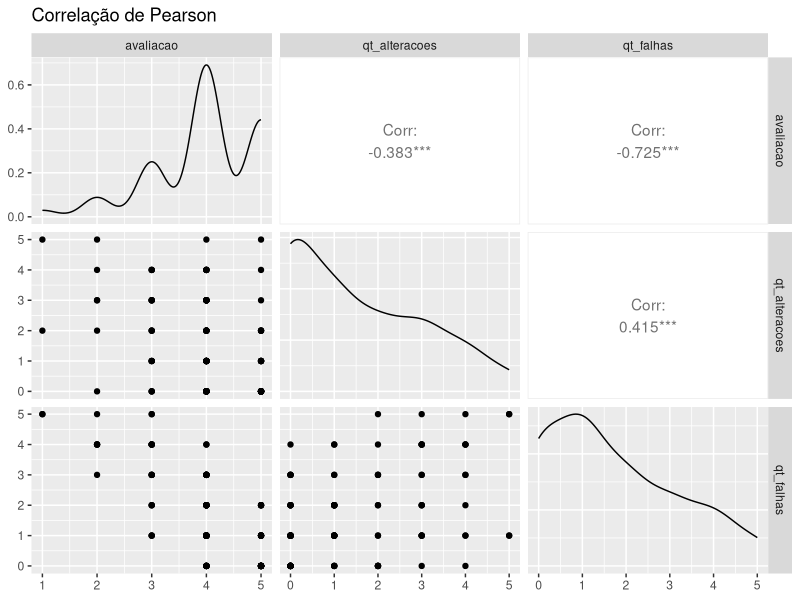
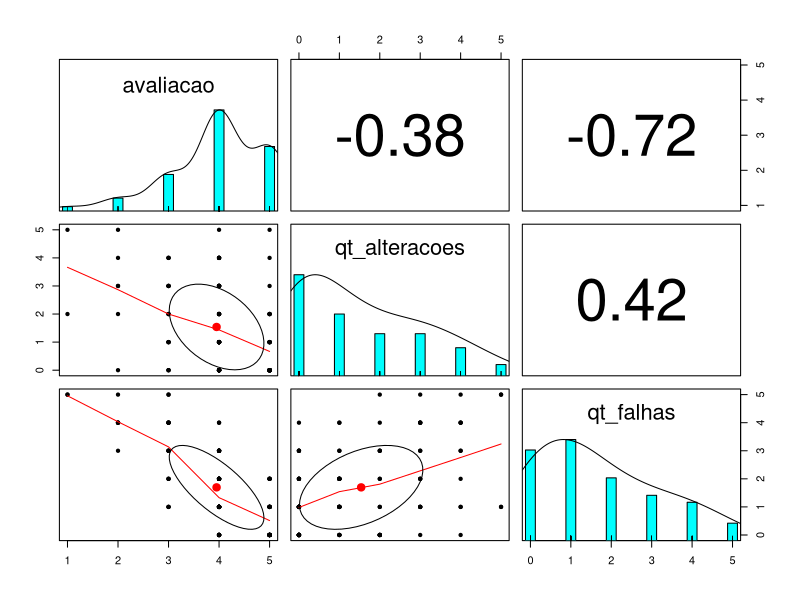

Recreate these plots in R, in order.
install.packages("GGally")
library(GGally)

# Create data 
data <- read.csv("dataset/refined.tsv", sep="\t")
data$bool_cert <- factor(data$bool_cert,
                         labels = c(
  "0" = "",
  "1" = "não certificado"
))

# Check correlations (as scatterplots), distribution and print corrleation coefficient 
ggpairs(data[, 
              c('avaliacao', 
                'qt_alteracoes', 
                'qt_falhas'
                )],
        title="Correlação de Pearson"
        )

cor(data[, c('avaliacao', 
           'qt_alteracoes', 
           'qt_falhas')])

library(psych)
pairs.panels(data[, 
                  c('avaliacao', 
                    'qt_alteracoes', 
                    'qt_falhas'
                  )],)
